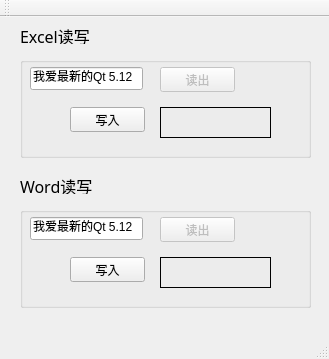
<?xml version="1.0" encoding="UTF-8"?>
<ui version="4.0">
 <class>MainWindow</class>
 <widget class="QMainWindow" name="MainWindow">
  <property name="geometry">
   <rect>
    <x>0</x>
    <y>0</y>
    <width>329</width>
    <height>359</height>
   </rect>
  </property>
  <property name="windowTitle">
   <string>MainWindow</string>
  </property>
  <widget class="QWidget" name="centralWidget">
   <widget class="QLabel" name="label">
    <property name="geometry">
     <rect>
      <x>20</x>
      <y>10</y>
      <width>71</width>
      <height>17</height>
     </rect>
    </property>
    <property name="font">
     <font>
      <family>微软雅黑</family>
      <pointsize>12</pointsize>
     </font>
    </property>
    <property name="text">
     <string>Excel读写</string>
    </property>
   </widget>
   <widget class="QLabel" name="label_2">
    <property name="geometry">
     <rect>
      <x>20</x>
      <y>160</y>
      <width>81</width>
      <height>17</height>
     </rect>
    </property>
    <property name="font">
     <font>
      <family>微软雅黑</family>
      <pointsize>12</pointsize>
     </font>
    </property>
    <property name="text">
     <string>Word读写</string>
    </property>
   </widget>
   <widget class="QGroupBox" name="groupBox">
    <property name="geometry">
     <rect>
      <x>20</x>
      <y>40</y>
      <width>291</width>
      <height>101</height>
     </rect>
    </property>
    <property name="title">
     <string/>
    </property>
    <widget class="QLineEdit" name="InExcelLineEdit">
     <property name="geometry">
      <rect>
       <x>10</x>
       <y>10</y>
       <width>113</width>
       <height>23</height>
      </rect>
     </property>
     <property name="text">
      <string>我爱最新的Qt 5.12</string>
     </property>
    </widget>
    <widget class="QPushButton" name="writeExcelPushButton">
     <property name="geometry">
      <rect>
       <x>50</x>
       <y>50</y>
       <width>75</width>
       <height>25</height>
      </rect>
     </property>
     <property name="text">
      <string>写入</string>
     </property>
    </widget>
    <widget class="QPushButton" name="readExcelPushButton">
     <property name="enabled">
      <bool>false</bool>
     </property>
     <property name="geometry">
      <rect>
       <x>140</x>
       <y>10</y>
       <width>75</width>
       <height>25</height>
      </rect>
     </property>
     <property name="text">
      <string>读出</string>
     </property>
    </widget>
    <widget class="QLabel" name="OutExcelLabel">
     <property name="geometry">
      <rect>
       <x>140</x>
       <y>50</y>
       <width>111</width>
       <height>31</height>
      </rect>
     </property>
     <property name="frameShape">
      <enum>QFrame::Panel</enum>
     </property>
     <property name="text">
      <string/>
     </property>
    </widget>
   </widget>
   <widget class="QGroupBox" name="groupBox_2">
    <property name="geometry">
     <rect>
      <x>20</x>
      <y>190</y>
      <width>291</width>
      <height>101</height>
     </rect>
    </property>
    <property name="title">
     <string/>
    </property>
    <widget class="QLineEdit" name="InWordLineEdit">
     <property name="geometry">
      <rect>
       <x>10</x>
       <y>10</y>
       <width>113</width>
       <height>23</height>
      </rect>
     </property>
     <property name="text">
      <string>我爱最新的Qt 5.12</string>
     </property>
    </widget>
    <widget class="QPushButton" name="writeWordPushButton">
     <property name="geometry">
      <rect>
       <x>50</x>
       <y>50</y>
       <width>75</width>
       <height>25</height>
      </rect>
     </property>
     <property name="text">
      <string>写入</string>
     </property>
    </widget>
    <widget class="QPushButton" name="readWordPushButton">
     <property name="enabled">
      <bool>false</bool>
     </property>
     <property name="geometry">
      <rect>
       <x>140</x>
       <y>10</y>
       <width>75</width>
       <height>25</height>
      </rect>
     </property>
     <property name="text">
      <string>读出</string>
     </property>
    </widget>
    <widget class="QLabel" name="OutWordLabel">
     <property name="geometry">
      <rect>
       <x>140</x>
       <y>50</y>
       <width>111</width>
       <height>31</height>
      </rect>
     </property>
     <property name="frameShape">
      <enum>QFrame::Panel</enum>
     </property>
     <property name="text">
      <string/>
     </property>
    </widget>
   </widget>
  </widget>
  <widget class="QMenuBar" name="menuBar">
   <property name="geometry">
    <rect>
     <x>0</x>
     <y>0</y>
     <width>329</width>
     <height>23</height>
    </rect>
   </property>
  </widget>
  <widget class="QToolBar" name="mainToolBar">
   <attribute name="toolBarArea">
    <enum>TopToolBarArea</enum>
   </attribute>
   <attribute name="toolBarBreak">
    <bool>false</bool>
   </attribute>
  </widget>
  <widget class="QStatusBar" name="statusBar"/>
 </widget>
 <layoutdefault spacing="6" margin="11"/>
 <resources/>
 <connections/>
</ui>
